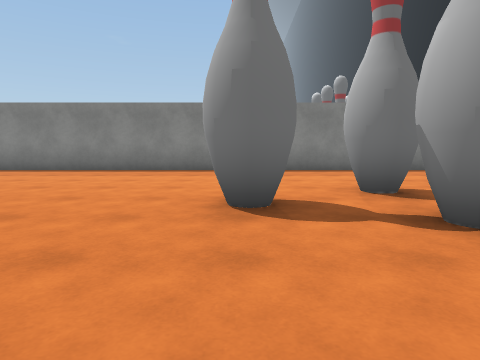
view 1 (above)

16 first-person views from a walk through a 3-D level made in the Unity game engine. The camera is 1.2 m above the floor, tilts 6° down and sees 75° across. The floor is counted in squares, 2 m on a side. Each view is taken from the middle of a square. On the plan, view 1 faces up. The plan holds only what a view shows up to about 9 squares ahead; the rest is blank. The place goes on beyond the plan. Some animated figures are left out. Some surface patterns are stand-ins.

view 2
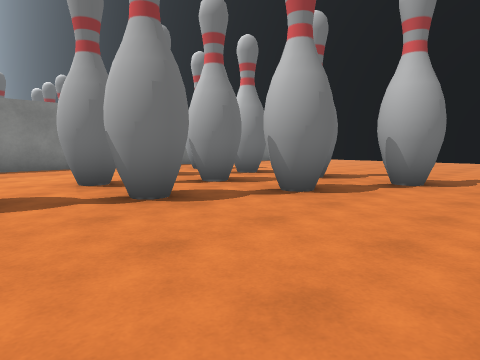

view 3
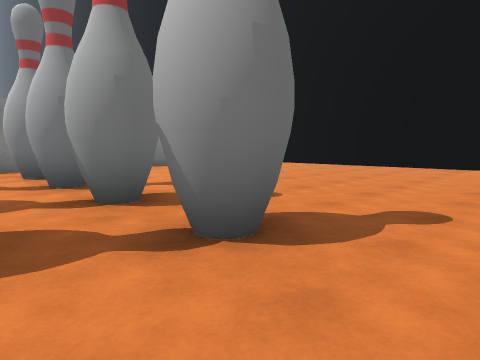

view 4
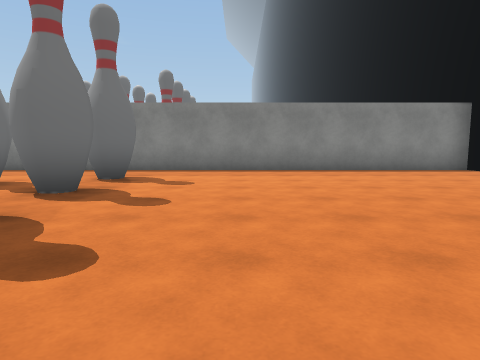

view 5
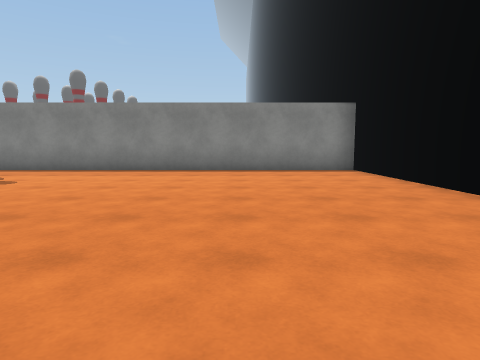

view 6
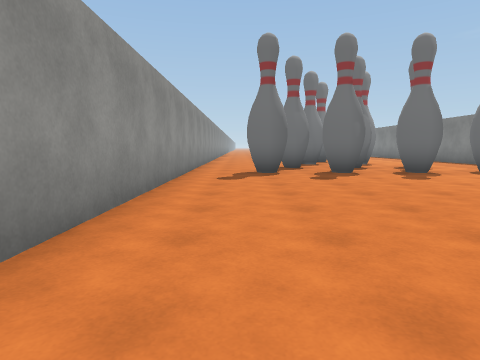

view 7
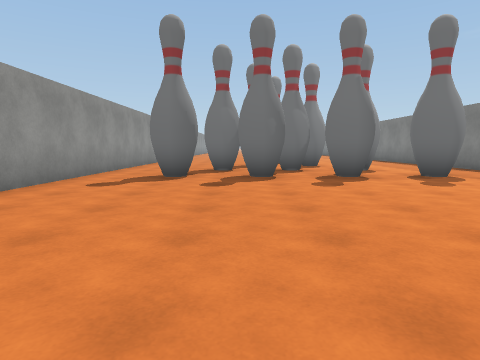

view 8
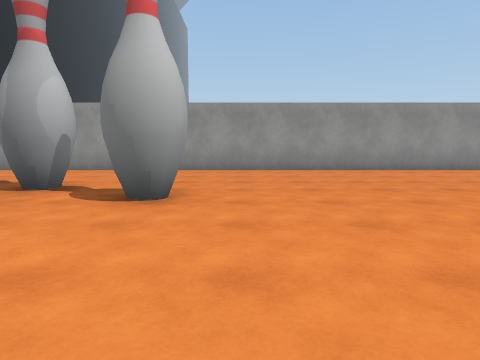

view 9
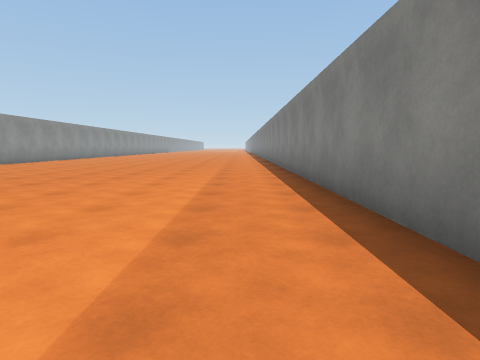

view 10
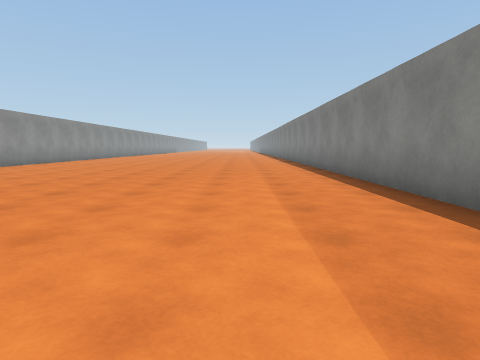

view 11
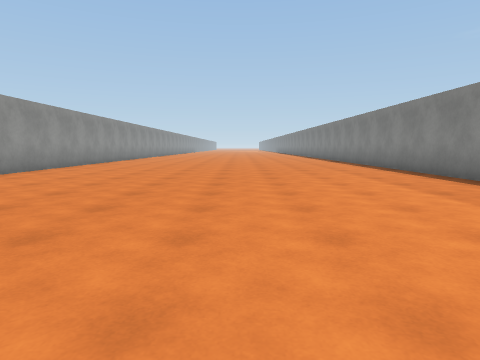

view 12
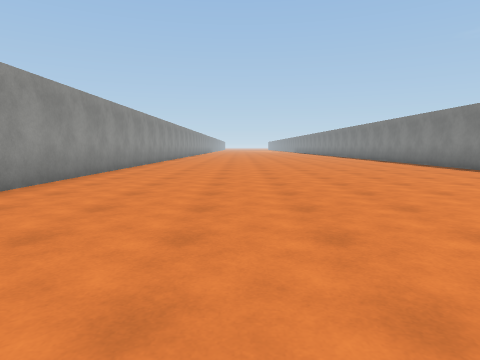

view 13
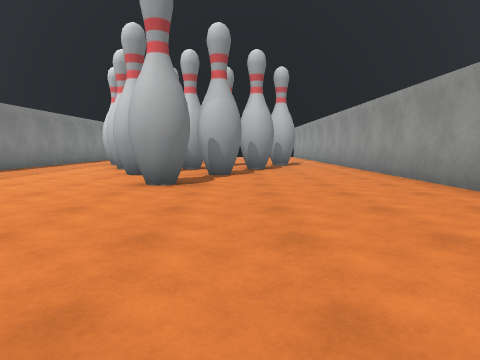

view 14
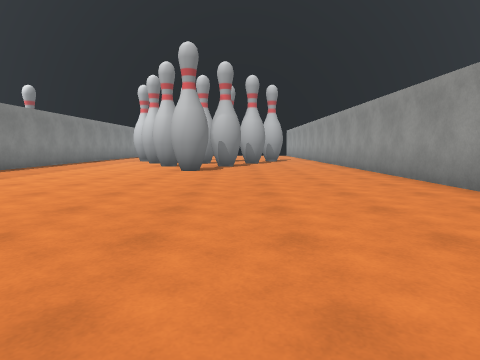

view 15
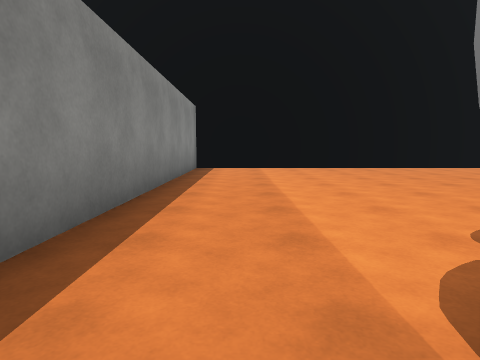

view 16
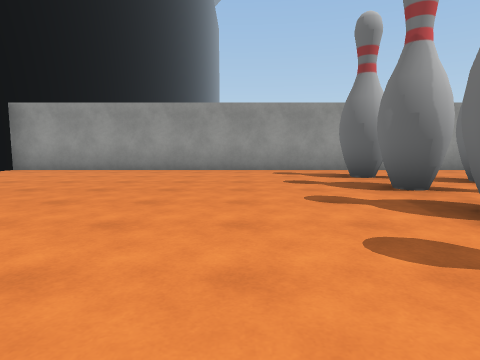

### Floor plan
Key: @ floor where view 1 was taken; # wall or solid block; x gap in a wall; . floor.
Columns run from 12 left of view 1 to 14 right of it. Each row starts with its distance up from view 1.
  9 ###########################
  8 ..........................#
  7 ..........................#
  6 ..........................#
  5 ................#.........#
  4 ..............#.###.......#
  3 ............#.x.###.......#
  2 ..............#.###.......#
  1 ................###.......#
  0 ............@.............#
 -1 ..........................#
 -2 ###########################

Where each view was taken, in squares from view 1:
view 1: 0 up, 0 right, facing up
view 2: 1 down, 0 right, facing up-right
view 3: 1 down, 4 right, facing up-right
view 4: 0 up, 8 right, facing up
view 5: 0 up, 11 right, facing up
view 6: 0 up, 13 right, facing left
view 7: 2 up, 12 right, facing left
view 8: 7 up, 1 left, facing down
view 9: 7 up, 1 left, facing left
view 10: 6 up, 3 left, facing left
view 11: 4 up, 2 left, facing left
view 12: 2 up, 3 left, facing left
view 13: 2 up, 5 left, facing right
view 14: 2 up, 8 left, facing right
view 15: 7 up, 5 right, facing right
view 16: 7 up, 8 right, facing down
